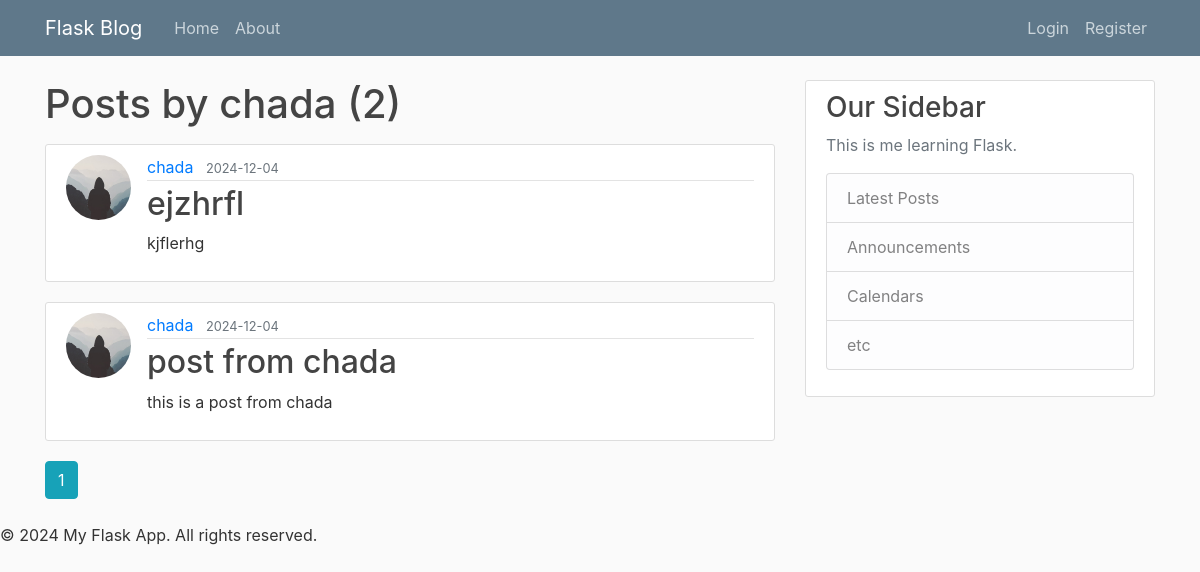
The page /user/chada on the database as committed earlier.
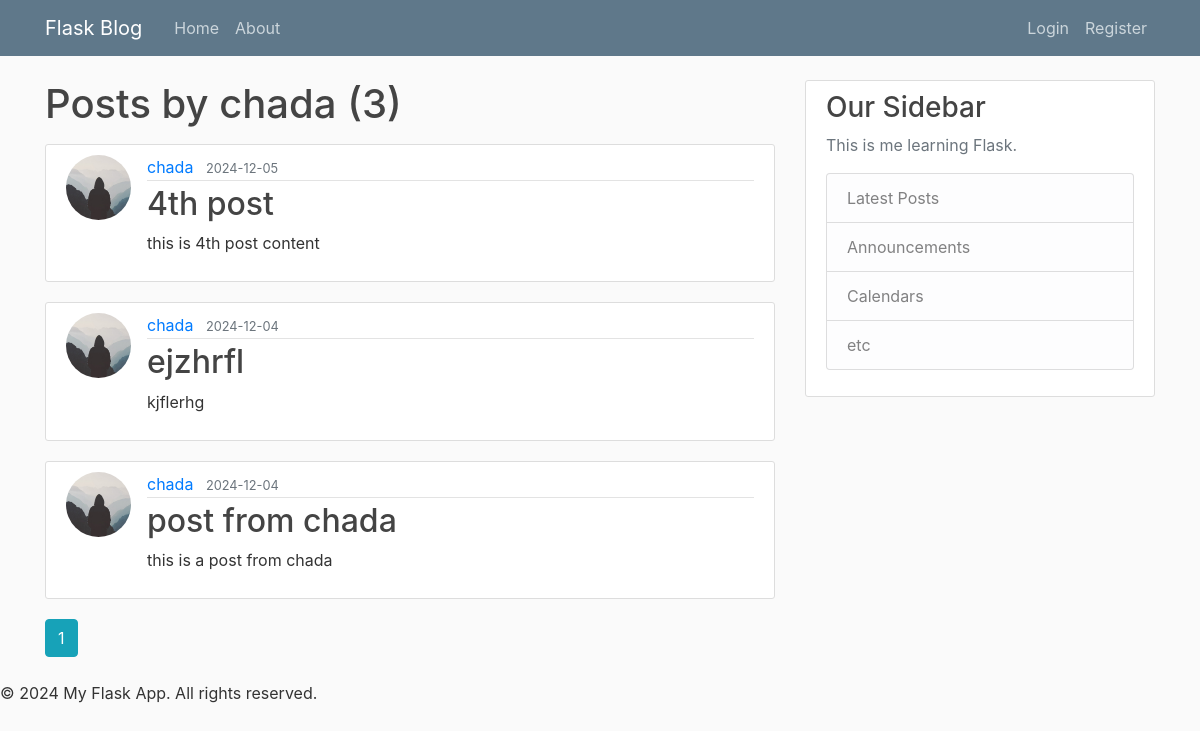
The same page on the database as committed later.
### flaskblog/models.py (models this page shows, shortened)
class Post(db.Model):
    id = db.Column(db.Integer, primary_key=True)
    title = db.Column(db.String(100), nullable=False)
    date_posted = db.Column(db.DateTime, nullable=False, default=datetime.utcnow)
    content = db.Column(db.Text, nullable=False)
    user_id = db.Column(db.Integer, db.ForeignKey('user.id'), nullable=False)

class User(db.Model, UserMixin):
    id = db.Column(db.Integer, primary_key=True)
    username = db.Column(db.String(20), unique=True, nullable=False)
    email = db.Column(db.String(120), unique=True, nullable=False)
    image_file = db.Column(db.String(20), nullable=False, default='default.jpg')
    password = db.Column(db.String(60), nullable=False)
    posts = db.relationship('Post', backref='author', lazy=True)

### flaskblog/users/routes.py (the view)
@users.route("/user/<string:username>")
def user_posts(username):
    page = request.args.get('page', 1, type=int)
    user = User.query.filter_by(username=username).first_or_404()
    posts = Post.query.filter_by(author=user)\
        .order_by(Post.date_posted.desc())\
        .paginate(page=page, per_page=5)
    return render_template('user_posts.html', posts=posts, user=user)

### flaskblog/templates/user_posts.html (shortened to what this page needs)
{% extends "base.html" %}
{% block content %}
    <h1 class="mb-3">Posts by {{ user.username }} ({{ posts.total }})</h1>
    {% for post in posts.items %}
        <article class="media content-section">
        <img class="rounded-circle article-img" src="{{url_for('static', filename='profile_pics/' + post.author.image_file) }}">
          <div class="media-body">
            <div class="article-metadata">
              <a class="mr-2" href="{{ url_for('users.user_posts',username=post.author.username)}}">{{ post.author.username }}</a>
              <small class="text-muted">{{ post.date_posted.strftime('%Y-%m-%d') }}</small>
            </div>
            <h2><a class="article-title" href="{{ url_for('posts.post', post_id=post.id) }}">{{ post.title }}</a></h2>
            <p class="article-content">{{ post.content }}</p>
          </div>
        </article>
    {% endfor %}
    {% for page_num in posts.iter_pages(left_edge=1, right_edge=1, left_current=1, right_current=2) %}
      {% if page_num %}
        {% if posts.page == page_num %}
          <a class="btn btn-info mb-4" href="{{ url_for('users.user_posts',username=user.username, page=page_num) }}">{{ page_num }}</a>
        {% else %}
        <a class="btn btn-outline-info mb-4" href="{{ url_for('users.user_posts',username=user.username, page=page_num) }}">{{ page_num }}</a>
        {% endif %}
      {% endif %}
    {% endfor %}
{% endblock %}

Rows that differ between the two databases and show on the page:
added Post: image_file (placeholder picture), author.username "chada", date_posted "2024-12-05", title "4th post", content "this is 4th post content"
Other text that changed with them:
{{ posts.total }}: "2" → "3"
